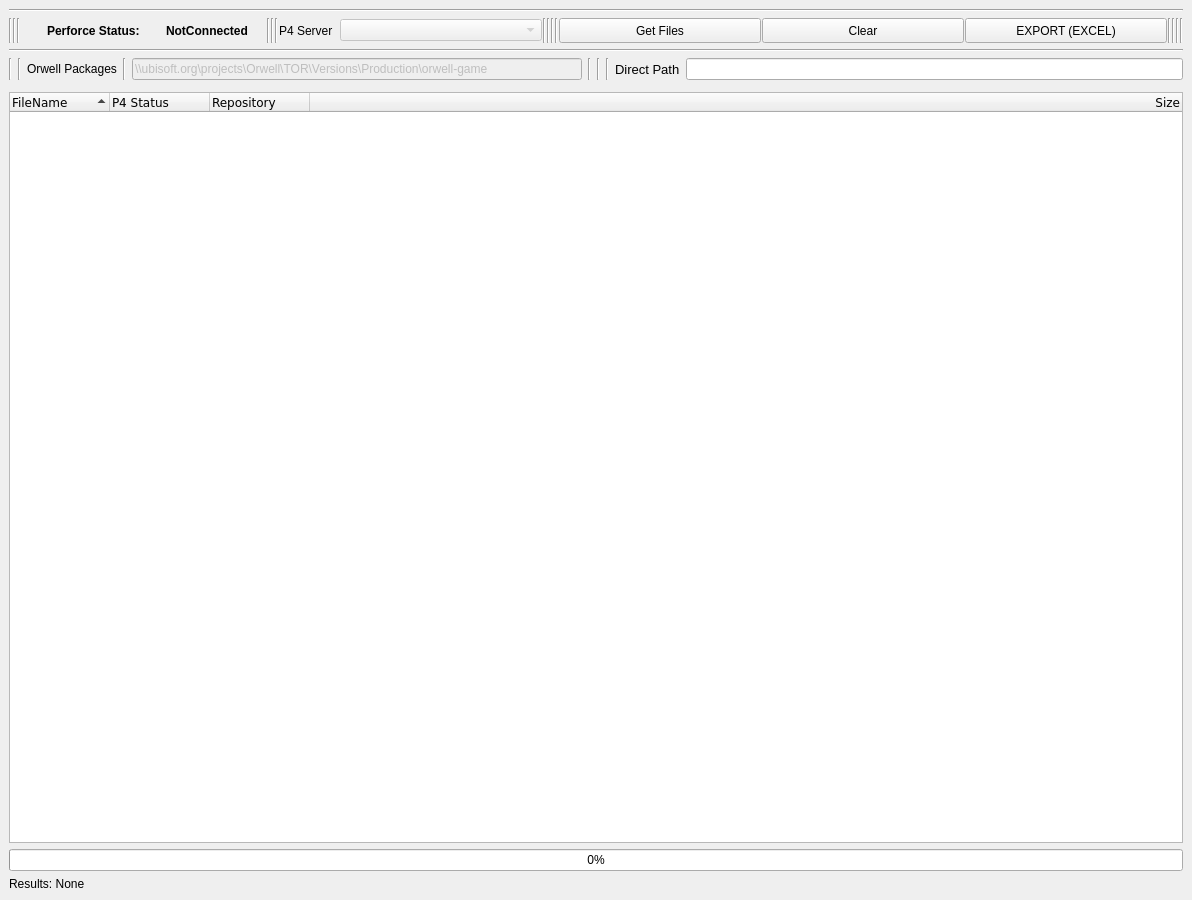
<?xml version="1.0" encoding="UTF-8"?>
<ui version="4.0">
 <class>GLMinator</class>
 <widget class="QMainWindow" name="GLMinator">
  <property name="geometry">
   <rect>
    <x>0</x>
    <y>0</y>
    <width>1192</width>
    <height>900</height>
   </rect>
  </property>
  <property name="acceptDrops">
   <bool>true</bool>
  </property>
  <property name="windowTitle">
   <string>GLMinator - Illegal GLMs</string>
  </property>
  <widget class="QWidget" name="centralwidget">
   <property name="acceptDrops">
    <bool>true</bool>
   </property>
   <layout class="QVBoxLayout" name="verticalLayout">
    <item>
     <widget class="Line" name="line_10">
      <property name="orientation">
       <enum>Qt::Horizontal</enum>
      </property>
     </widget>
    </item>
    <item>
     <layout class="QVBoxLayout" name="verticalLayout_7">
      <item>
       <layout class="QHBoxLayout" name="horizontalLayout_5">
        <property name="spacing">
         <number>1</number>
        </property>
        <item>
         <widget class="Line" name="line_6">
          <property name="orientation">
           <enum>Qt::Vertical</enum>
          </property>
         </widget>
        </item>
        <item>
         <widget class="Line" name="line_19">
          <property name="orientation">
           <enum>Qt::Vertical</enum>
          </property>
         </widget>
        </item>
        <item>
         <widget class="Line" name="line_20">
          <property name="orientation">
           <enum>Qt::Vertical</enum>
          </property>
         </widget>
        </item>
        <item>
         <widget class="QPushButton" name="pushButton_p4bool">
          <property name="maximumSize">
           <size>
            <width>25</width>
            <height>15</height>
           </size>
          </property>
          <property name="baseSize">
           <size>
            <width>0</width>
            <height>0</height>
           </size>
          </property>
          <property name="text">
           <string/>
          </property>
          <property name="icon">
           <iconset>
            <normaloff>red_icon.png</normaloff>
            <normalon>green_icon.png</normalon>red_icon.png</iconset>
          </property>
          <property name="autoRepeatDelay">
           <number>300</number>
          </property>
          <property name="default">
           <bool>false</bool>
          </property>
          <property name="flat">
           <bool>true</bool>
          </property>
         </widget>
        </item>
        <item>
         <widget class="QLabel" name="label_2">
          <property name="maximumSize">
           <size>
            <width>118</width>
            <height>25</height>
           </size>
          </property>
          <property name="font">
           <font>
            <pointsize>9</pointsize>
            <weight>75</weight>
            <bold>true</bold>
           </font>
          </property>
          <property name="text">
           <string>Perforce Status:</string>
          </property>
          <property name="alignment">
           <set>Qt::AlignLeading|Qt::AlignLeft|Qt::AlignVCenter</set>
          </property>
         </widget>
        </item>
        <item>
         <widget class="QLabel" name="label_p4">
          <property name="maximumSize">
           <size>
            <width>100</width>
            <height>25</height>
           </size>
          </property>
          <property name="font">
           <font>
            <pointsize>9</pointsize>
            <weight>75</weight>
            <bold>true</bold>
           </font>
          </property>
          <property name="layoutDirection">
           <enum>Qt::LeftToRight</enum>
          </property>
          <property name="text">
           <string>NotConnected</string>
          </property>
         </widget>
        </item>
        <item>
         <widget class="Line" name="line_16">
          <property name="orientation">
           <enum>Qt::Vertical</enum>
          </property>
         </widget>
        </item>
        <item>
         <widget class="Line" name="line_4">
          <property name="orientation">
           <enum>Qt::Vertical</enum>
          </property>
         </widget>
        </item>
        <item>
         <widget class="Line" name="line_11">
          <property name="orientation">
           <enum>Qt::Vertical</enum>
          </property>
         </widget>
        </item>
        <item>
         <widget class="QLabel" name="label_p4_server">
          <property name="minimumSize">
           <size>
            <width>60</width>
            <height>0</height>
           </size>
          </property>
          <property name="maximumSize">
           <size>
            <width>60</width>
            <height>16777215</height>
           </size>
          </property>
          <property name="text">
           <string>P4 Server</string>
          </property>
         </widget>
        </item>
        <item>
         <widget class="QComboBox" name="comboBox_p4_server">
          <property name="enabled">
           <bool>false</bool>
          </property>
         </widget>
        </item>
        <item>
         <widget class="Line" name="line_5">
          <property name="orientation">
           <enum>Qt::Vertical</enum>
          </property>
         </widget>
        </item>
        <item>
         <widget class="Line" name="line_12">
          <property name="orientation">
           <enum>Qt::Vertical</enum>
          </property>
         </widget>
        </item>
        <item>
         <widget class="Line" name="line_14">
          <property name="orientation">
           <enum>Qt::Vertical</enum>
          </property>
         </widget>
        </item>
        <item>
         <widget class="Line" name="line_15">
          <property name="orientation">
           <enum>Qt::Vertical</enum>
          </property>
         </widget>
        </item>
        <item>
         <widget class="QPushButton" name="pushButton_get_files">
          <property name="minimumSize">
           <size>
            <width>100</width>
            <height>25</height>
           </size>
          </property>
          <property name="text">
           <string>Get Files</string>
          </property>
         </widget>
        </item>
        <item>
         <widget class="QPushButton" name="pushButton_clear">
          <property name="minimumSize">
           <size>
            <width>100</width>
            <height>25</height>
           </size>
          </property>
          <property name="maximumSize">
           <size>
            <width>16777215</width>
            <height>25</height>
           </size>
          </property>
          <property name="text">
           <string>Clear</string>
          </property>
         </widget>
        </item>
        <item>
         <widget class="QPushButton" name="pushButton_2">
          <property name="minimumSize">
           <size>
            <width>100</width>
            <height>25</height>
           </size>
          </property>
          <property name="styleSheet">
           <string notr="true">border-color: rgb(254, 254, 254);
gridline-color: rgb(255, 255, 255);</string>
          </property>
          <property name="text">
           <string>EXPORT (EXCEL)</string>
          </property>
         </widget>
        </item>
        <item>
         <widget class="Line" name="line">
          <property name="orientation">
           <enum>Qt::Vertical</enum>
          </property>
         </widget>
        </item>
        <item>
         <widget class="Line" name="line_18">
          <property name="orientation">
           <enum>Qt::Vertical</enum>
          </property>
         </widget>
        </item>
        <item>
         <widget class="Line" name="line_17">
          <property name="orientation">
           <enum>Qt::Vertical</enum>
          </property>
         </widget>
        </item>
        <item>
         <widget class="Line" name="line_2">
          <property name="orientation">
           <enum>Qt::Vertical</enum>
          </property>
         </widget>
        </item>
       </layout>
      </item>
      <item>
       <widget class="Line" name="line_9">
        <property name="orientation">
         <enum>Qt::Horizontal</enum>
        </property>
       </widget>
      </item>
      <item>
       <layout class="QHBoxLayout" name="horizontalLayout">
        <item>
         <widget class="Line" name="line_8">
          <property name="orientation">
           <enum>Qt::Vertical</enum>
          </property>
         </widget>
        </item>
        <item>
         <widget class="Line" name="line_13">
          <property name="orientation">
           <enum>Qt::Vertical</enum>
          </property>
         </widget>
        </item>
        <item>
         <widget class="QLabel" name="label_repo">
          <property name="maximumSize">
           <size>
            <width>100</width>
            <height>16777215</height>
           </size>
          </property>
          <property name="text">
           <string>Orwell Packages</string>
          </property>
         </widget>
        </item>
        <item>
         <widget class="Line" name="line_7">
          <property name="orientation">
           <enum>Qt::Vertical</enum>
          </property>
         </widget>
        </item>
        <item>
         <widget class="QLineEdit" name="lineEdit">
          <property name="enabled">
           <bool>false</bool>
          </property>
          <property name="maximumSize">
           <size>
            <width>450</width>
            <height>16777215</height>
           </size>
          </property>
          <property name="text">
           <string>\\ubisoft.org\projects\Orwell\TOR\Versions\Production\orwell-game</string>
          </property>
          <property name="readOnly">
           <bool>true</bool>
          </property>
         </widget>
        </item>
        <item>
         <widget class="Line" name="line_21">
          <property name="orientation">
           <enum>Qt::Vertical</enum>
          </property>
         </widget>
        </item>
        <item>
         <widget class="Line" name="line_22">
          <property name="orientation">
           <enum>Qt::Vertical</enum>
          </property>
         </widget>
        </item>
        <item>
         <widget class="Line" name="line_23">
          <property name="orientation">
           <enum>Qt::Vertical</enum>
          </property>
         </widget>
        </item>
        <item>
         <widget class="QLabel" name="label">
          <property name="font">
           <font>
            <pointsize>10</pointsize>
            <weight>50</weight>
            <bold>false</bold>
           </font>
          </property>
          <property name="text">
           <string>Direct Path</string>
          </property>
         </widget>
        </item>
        <item>
         <widget class="QLineEdit" name="directpath"/>
        </item>
       </layout>
      </item>
      <item>
       <widget class="Line" name="line_3">
        <property name="orientation">
         <enum>Qt::Vertical</enum>
        </property>
       </widget>
      </item>
      <item>
       <widget class="QTreeWidget" name="treeWidget_1">
        <property name="minimumSize">
         <size>
          <width>500</width>
          <height>0</height>
         </size>
        </property>
        <property name="font">
         <font>
          <family>DejaVu Sans</family>
         </font>
        </property>
        <property name="alternatingRowColors">
         <bool>true</bool>
        </property>
        <property name="selectionMode">
         <enum>QAbstractItemView::ExtendedSelection</enum>
        </property>
        <property name="rootIsDecorated">
         <bool>false</bool>
        </property>
        <property name="sortingEnabled">
         <bool>true</bool>
        </property>
        <column>
         <property name="text">
          <string>FileName</string>
         </property>
         <property name="toolTip">
          <string notr="true">&lt;html&gt;&lt;head/&gt;&lt;body&gt;&lt;p&gt;Actual xml file that contains the buildings we will iterate.&lt;/p&gt;&lt;/body&gt;&lt;/html&gt;</string>
         </property>
        </column>
        <column>
         <property name="text">
          <string>P4 Status</string>
         </property>
         <property name="toolTip">
          <string notr="true">&lt;html&gt;&lt;head/&gt;&lt;body&gt;&lt;p&gt;Current perforce status &lt;/p&gt;&lt;/body&gt;&lt;/html&gt;</string>
         </property>
        </column>
        <column>
         <property name="text">
          <string>Repository</string>
         </property>
        </column>
        <column>
         <property name="text">
          <string>Size</string>
         </property>
         <property name="textAlignment">
          <set>AlignRight|AlignVCenter</set>
         </property>
        </column>
       </widget>
      </item>
      <item>
       <widget class="QProgressBar" name="progressBar">
        <property name="value">
         <number>0</number>
        </property>
       </widget>
      </item>
      <item>
       <widget class="QLabel" name="ResultsLabel">
        <property name="text">
         <string>Results: None</string>
        </property>
       </widget>
      </item>
     </layout>
    </item>
   </layout>
  </widget>
 </widget>
 <resources/>
 <connections>
  <connection>
   <sender>pushButton_2</sender>
   <signal>clicked()</signal>
   <receiver>GLMinator</receiver>
   <slot>clicked_go()</slot>
   <hints>
    <hint type="sourcelabel">
     <x>1550</x>
     <y>93</y>
    </hint>
    <hint type="destinationlabel">
     <x>571</x>
     <y>37</y>
    </hint>
   </hints>
  </connection>
  <connection>
   <sender>pushButton_clear</sender>
   <signal>clicked()</signal>
   <receiver>GLMinator</receiver>
   <slot>clicked_clear()</slot>
   <hints>
    <hint type="sourcelabel">
     <x>1476</x>
     <y>175</y>
    </hint>
    <hint type="destinationlabel">
     <x>1217</x>
     <y>67</y>
    </hint>
   </hints>
  </connection>
 </connections>
 <slots>
  <slot>clicked_browse()</slot>
  <slot>clicked_go()</slot>
  <slot>clicked_clear()</slot>
  <slot>clicked_checkout()</slot>
  <slot>double_clicked_parent()</slot>
  <slot>double_clicked_child()</slot>
  <slot>double_clicked_grandchild()</slot>
  <slot>qtreewidget_item_clicked()</slot>
  <slot>clicked_back()</slot>
  <slot>clicked_paste()</slot>
  <slot>clicked_refresh()</slot>
  <slot>clicked_search()</slot>
 </slots>
</ui>
